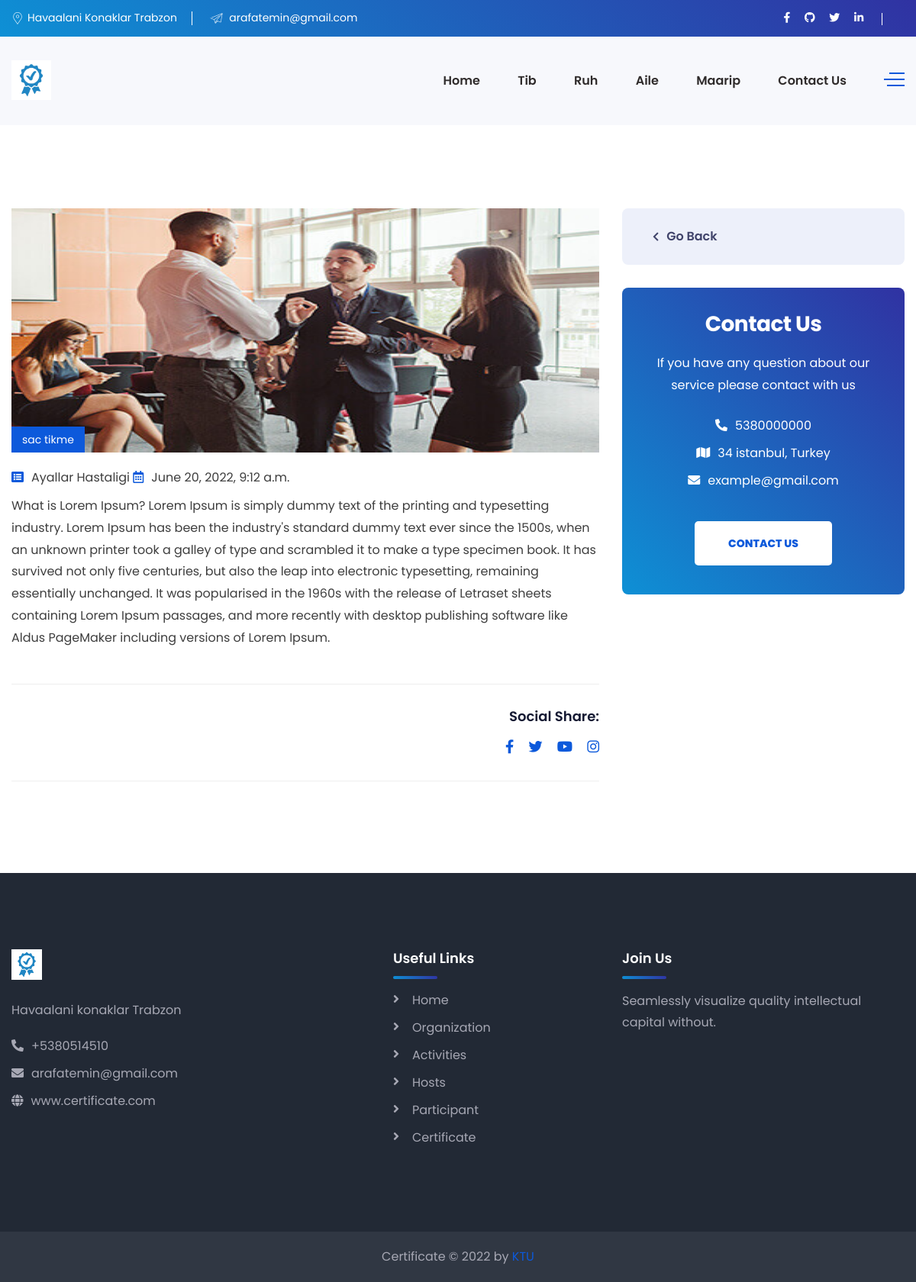
Page /tib/sac-tikme/ on the committed database.
### tib/models.py (models this page shows, shortened)
class Tib(models.Model):
    name                    = models.CharField(max_length=200, blank=True, null=True)
    category                = models.ManyToManyField(TibCategory)
    tib_image               = models.ImageField(upload_to='tib_image/', blank=True, null=True)
    tib_Video               = models.FileField(upload_to='tib_Video/', blank=True, null=True)
    description             = models.TextField()
    active                  = models.BooleanField()
    publicatetime           = models.DateTimeField(auto_now_add=False)
    slug                    = models.SlugField(null=False, blank=True, unique=True, db_index=True, editable=False)
    class Meta:
        verbose_name = 'Tib'
        verbose_name_plural = 'Tib'
        ordering = ["-publicatetime"]

class TibCategory(models.Model):
    tibCategory        = models.CharField(max_length=200, blank=True, null=True)
    slug                = models.SlugField(null=False, blank=True, unique=True, db_index=True, editable=False)
    class Meta:
        verbose_name_plural = 'Tib Category'

### tib/views.py (the view)
# urls.py: path('tib/<slug:slug>/', tibDetail.as_view(), name='tib_detail'),
class tibDetail(DetailView):
   model = Tib
   context_object_name = 'tib'
   template_name = 'Tib/tib_detail.html'

### templates/Tib/tib_detail.html (shortened to what this page needs)
{% extends 'Home/base.html' %}
{% load static %}
{% block content %}
    <body>
    <section class="blog-single-news pdt-110 pdb-90">
        <div class="container">
            <div class="row">
                <div class="col-xl-8 col-lg-7">
                    <div class="single-news-details news-wrapper mrb-30">
                        <div class="news-thumb">
                            {% if tib.tib_image and tib.tib_Video %}
                                <video controls loop
                                       style="max-width: 100%; min-width: 100%; max-height: 320px;min-height: 320px">
                                    <source src="{{ tib.tib_Video.url }}" type="video/mp4"/>
                                </video>
                                {% else %}
                                <a href="{% url 'tib_detail' tib.slug %}">
                                    <img style="max-width: 100%; min-width: 100%; max-height: 320px;min-height: 320px"
                                         class="img-full" src="{{ tib.tib_image.url }}" alt="">
                                </a>
                            {% endif %}
                            <div class="news-top-meta">
                                <span class="entry-category">{{ tib.name }}</span>
                            </div>
                        </div>
                        <div class="single-news-content">
                            <div class="news-bottom-meta mrt-20 mrb-10">
                                {% for category in tib.category.all %}
                                    <span class="entry-author"><i
                                            class="fa fa-list-alt mrr-10 text-primary-color"></i>{{ category.tibCategory }}</span>
                                {% endfor %}
                                <span class="entry-date"><i class="far fa-calendar-alt mrr-10 text-primary-color"></i>{{ tib.publicatetime }}</span>
                            </div>
                            <div class="entry-content">
                                <p>{{ tib.description }}</p>
                            </div>
                            <div class="single-news-tag-social-area clearfix">
                                <div class="single-news-share text-left text-xl-right">
                                    <h5 class="mrb-15">Social Share:</h5>
                                    <ul class="social-icons">
                                        <li><a href="#" target="_blank"><i class="fab fa-facebook-f"></i></a></li>
                                        <li><a href="#" target="_blank"><i class="fab fa-twitter"></i></a></li>
                                        <li><a href="#" target="_blank"><i class="fab fa-youtube"></i></a></li>
                                        <li><a href="#" target="_blank"><i class="fab fa-instagram"></i></a></li>
                                    </ul>
                                </div>
                            </div>
                        </div>
                    </div>
                </div>
            <div class="col-xl-4 col-lg-5 sidebar-right">
					<div class="service-nav-menu mrb-30">
						<div class="service-link-list mb-30">
							<ul class="">
								<li><a href="{% url 'tib' %}"><i class="fa fa-chevron-left"></i>Go Back</a></li>
							</ul>
						</div>
					</div>
					<div class="sidebar-widget bg-gradient-color text-center" data-background="images/bg/abs-bg4.png">
						<div class="contact-information">
							<h3 class="text-white mrb-20">Contact Us</h3>
							<p class="text-white">If you have any question about our service please contact with us</p>
							<ul class="list-items text-white mrb-20">
								<li><span class="fas fa-phone alt mrr-10 text-white"></span>5380000000</li>
								<li><span class="fas fa-map mrr-10 text-white"></span>34 istanbul, Turkey</li>
								<li><span class="fas fa-envelope mrr-10 text-white"></span>example@gmail.com</li>
							</ul>
							<a href="#" class="cs-btn-one btn-light mrt-15">Contact Us</a>
						</div>
					</div>
				</div>
            </div>
        </div>
    </section>
    </body>
{% endblock %}

### rows in the picture
Tib: tib_image (picture), name "sac tikme", publicatetime "June 20, 2022, 9:12 a.m.", description "What is Lorem Ipsum? Lorem Ipsum is simply dummy text of the printing and typesetting industry. Lorem Ipsum has been the industry's standard dummy text ever since the 1500s, when an unknown printer took a galley of type and scrambled it to make a type specimen book. It has survived not only five centuries, but also the leap into electronic typesetting, remaining essentially unchanged. It was popularised in the 1960s with the release of Letraset sheets containing Lorem Ipsum passages, and more recently with desktop publishing software like Aldus PageMaker including versions of Lorem Ipsum."
TibCategory: tibCategory "Ayallar Hastaligi"
